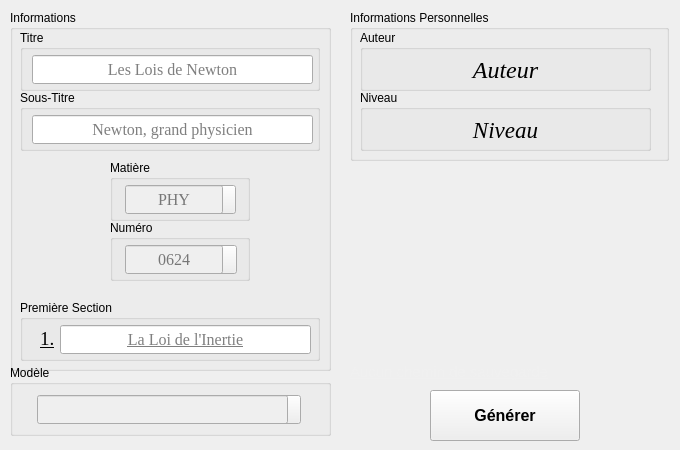
    <widget class="QWidget" name="genTab">
     <attribute name="title">
      <string>Générateur</string>
     </attribute>
     <attribute name="toolTip">
      <string>Créer un document</string>
     </attribute>
     <widget class="QGroupBox" name="infoGroupBox">
      <property name="geometry">
       <rect>
        <x>10</x>
        <y>10</y>
        <width>321</width>
        <height>361</height>
       </rect>
      </property>
      <property name="title">
       <string>Informations</string>
      </property>
      <widget class="QGroupBox" name="titreGroupBox">
       <property name="geometry">
        <rect>
         <x>10</x>
         <y>20</y>
         <width>300</width>
         <height>61</height>
        </rect>
       </property>
       <property name="title">
        <string>Titre</string>
       </property>
       <widget class="QLineEdit" name="titreLineEdit">
        <property name="geometry">
         <rect>
          <x>12</x>
          <y>25</y>
          <width>281</width>
          <height>29</height>
         </rect>
        </property>
        <property name="sizePolicy">
         <sizepolicy hsizetype="Expanding" vsizetype="Expanding">
          <horstretch>0</horstretch>
          <verstretch>0</verstretch>
         </sizepolicy>
        </property>
        <property name="font">
         <font>
          <family>Times New Roman</family>
          <pointsize>12</pointsize>
         </font>
        </property>
        <property name="alignment">
         <set>Qt::AlignCenter</set>
        </property>
        <property name="placeholderText">
         <string>Les Lois de Newton</string>
        </property>
        <property name="clearButtonEnabled">
         <bool>true</bool>
        </property>
       </widget>
      </widget>
      <widget class="QGroupBox" name="soustitreGroupBox">
       <property name="enabled">
        <bool>true</bool>
       </property>
       <property name="geometry">
        <rect>
         <x>10</x>
         <y>80</y>
         <width>300</width>
         <height>61</height>
        </rect>
       </property>
       <property name="title">
        <string>Sous-Titre</string>
       </property>
       <widget class="QLineEdit" name="soustitreLineEdit">
        <property name="geometry">
         <rect>
          <x>12</x>
          <y>25</y>
          <width>281</width>
          <height>29</height>
         </rect>
        </property>
        <property name="sizePolicy">
         <sizepolicy hsizetype="Expanding" vsizetype="Expanding">
          <horstretch>0</horstretch>
          <verstretch>0</verstretch>
         </sizepolicy>
        </property>
        <property name="font">
         <font>
          <family>Times New Roman</family>
          <pointsize>12</pointsize>
         </font>
        </property>
        <property name="alignment">
         <set>Qt::AlignCenter</set>
        </property>
        <property name="placeholderText">
         <string>Newton, grand physicien</string>
        </property>
        <property name="clearButtonEnabled">
         <bool>true</bool>
        </property>
       </widget>
      </widget>
      <widget class="QGroupBox" name="matGroupBox">
       <property name="geometry">
        <rect>
         <x>100</x>
         <y>150</y>
         <width>140</width>
         <height>61</height>
        </rect>
       </property>
       <property name="title">
        <string>Matière</string>
       </property>
       <widget class="QLineEdit" name="matLineEdit">
        <property name="enabled">
         <bool>false</bool>
        </property>
        <property name="geometry">
         <rect>
          <x>15</x>
          <y>25</y>
          <width>98</width>
          <height>29</height>
         </rect>
        </property>
        <property name="sizePolicy">
         <sizepolicy hsizetype="Expanding" vsizetype="Expanding">
          <horstretch>0</horstretch>
          <verstretch>0</verstretch>
         </sizepolicy>
        </property>
        <property name="minimumSize">
         <size>
          <width>0</width>
          <height>29</height>
         </size>
        </property>
        <property name="font">
         <font>
          <family>Times New Roman</family>
          <pointsize>12</pointsize>
         </font>
        </property>
        <property name="text">
         <string/>
        </property>
        <property name="frame">
         <bool>true</bool>
        </property>
        <property name="alignment">
         <set>Qt::AlignCenter</set>
        </property>
        <property name="placeholderText">
         <string>PHY</string>
        </property>
        <property name="clearButtonEnabled">
         <bool>false</bool>
        </property>
       </widget>
       <widget class="QPushButton" name="matToolButton">
        <property name="geometry">
         <rect>
          <x>106</x>
          <y>25</y>
          <width>20</width>
          <height>29</height>
         </rect>
        </property>
        <property name="cursor">
         <cursorShape>PointingHandCursor</cursorShape>
        </property>
        <property name="text">
         <string/>
        </property>
       </widget>
       <zorder>matToolButton</zorder>
       <zorder>matLineEdit</zorder>
      </widget>
      <widget class="QGroupBox" name="numGroupBox">
       <property name="geometry">
        <rect>
         <x>100</x>
         <y>210</y>
         <width>140</width>
         <height>61</height>
        </rect>
       </property>
       <property name="title">
        <string>Numéro</string>
       </property>
       <widget class="QLineEdit" name="numLineEdit">
        <property name="enabled">
         <bool>false</bool>
        </property>
        <property name="geometry">
         <rect>
          <x>15</x>
          <y>25</y>
          <width>98</width>
          <height>29</height>
         </rect>
        </property>
        <property name="sizePolicy">
         <sizepolicy hsizetype="Expanding" vsizetype="Expanding">
          <horstretch>0</horstretch>
          <verstretch>0</verstretch>
         </sizepolicy>
        </property>
        <property name="font">
         <font>
          <family>Times New Roman</family>
          <pointsize>12</pointsize>
         </font>
        </property>
        <property name="text">
         <string/>
        </property>
        <property name="alignment">
         <set>Qt::AlignCenter</set>
        </property>
        <property name="placeholderText">
         <string>0624</string>
        </property>
        <property name="clearButtonEnabled">
         <bool>false</bool>
        </property>
       </widget>
       <widget class="QPushButton" name="numToolButton">
        <property name="geometry">
         <rect>
          <x>106</x>
          <y>25</y>
          <width>21</width>
          <height>29</height>
         </rect>
        </property>
        <property name="cursor">
         <cursorShape>PointingHandCursor</cursorShape>
        </property>
        <property name="text">
         <string/>
        </property>
       </widget>
       <zorder>numToolButton</zorder>
       <zorder>numLineEdit</zorder>
      </widget>
      <widget class="QGroupBox" name="sectionGroupBox">
       <property name="geometry">
        <rect>
         <x>10</x>
         <y>290</y>
         <width>300</width>
         <height>61</height>
        </rect>
       </property>
       <property name="title">
        <string>Première Section</string>
       </property>
       <widget class="QLabel" name="sectionNumLabel">
        <property name="geometry">
         <rect>
          <x>20</x>
          <y>24</y>
          <width>47</width>
          <height>31</height>
         </rect>
        </property>
        <property name="font">
         <font>
          <family>Times New Roman</family>
          <pointsize>14</pointsize>
          <underline>true</underline>
         </font>
        </property>
        <property name="styleSheet">
         <string notr="true"/>
        </property>
        <property name="text">
         <string>&lt;html&gt;&lt;head/&gt;&lt;body&gt;&lt;p&gt;&lt;span style=&quot; font-size:14pt; text-decoration: underline;&quot;&gt;1.&lt;/span&gt;&lt;/p&gt;&lt;/body&gt;&lt;/html&gt;</string>
        </property>
       </widget>
       <widget class="QLineEdit" name="sectionLineEdit">
        <property name="geometry">
         <rect>
          <x>40</x>
          <y>25</y>
          <width>251</width>
          <height>29</height>
         </rect>
        </property>
        <property name="sizePolicy">
         <sizepolicy hsizetype="Expanding" vsizetype="Expanding">
          <horstretch>0</horstretch>
          <verstretch>0</verstretch>
         </sizepolicy>
        </property>
        <property name="font">
         <font>
          <family>Times New Roman</family>
          <pointsize>12</pointsize>
          <underline>true</underline>
         </font>
        </property>
        <property name="maxLength">
         <number>32767</number>
        </property>
        <property name="alignment">
         <set>Qt::AlignCenter</set>
        </property>
        <property name="placeholderText">
         <string>La Loi de l'Inertie</string>
        </property>
        <property name="clearButtonEnabled">
         <bool>true</bool>
        </property>
       </widget>
      </widget>
     </widget>
     <widget class="QLabel" name="pathPathLabel">
      <property name="geometry">
       <rect>
        <x>350</x>
        <y>170</y>
        <width>321</width>
        <height>211</height>
       </rect>
      </property>
      <property name="sizePolicy">
       <sizepolicy hsizetype="Fixed" vsizetype="Expanding">
        <horstretch>0</horstretch>
        <verstretch>0</verstretch>
       </sizepolicy>
      </property>
      <property name="maximumSize">
       <size>
        <width>321</width>
        <height>16777215</height>
       </size>
      </property>
      <property name="font">
       <font>
        <underline>true</underline>
       </font>
      </property>
      <property name="cursor">
       <cursorShape>ArrowCursor</cursorShape>
      </property>
      <property name="text">
       <string>&lt;html&gt;&lt;head/&gt;&lt;body&gt;&lt;p&gt;&lt;a href=&quot;none&quot;&gt;&lt;span style=&quot; font-size:11pt; text-decoration: underline; color:#f0f0f0;&quot;&gt;Aucun chemin de sauvegarde&lt;/span&gt;&lt;/a&gt;&lt;/p&gt;&lt;/body&gt;&lt;/html&gt;</string>
      </property>
      <property name="alignment">
       <set>Qt::AlignBottom|Qt::AlignJustify</set>
      </property>
      <property name="wordWrap">
       <bool>true</bool>
      </property>
      <property name="textInteractionFlags">
       <set>Qt::LinksAccessibleByMouse|Qt::TextSelectableByMouse</set>
      </property>
     </widget>
     <widget class="QGroupBox" name="infoPersoGroupBox">
      <property name="geometry">
       <rect>
        <x>350</x>
        <y>10</y>
        <width>319</width>
        <height>151</height>
       </rect>
      </property>
      <property name="sizePolicy">
       <sizepolicy hsizetype="Preferred" vsizetype="Minimum">
        <horstretch>0</horstretch>
        <verstretch>0</verstretch>
       </sizepolicy>
      </property>
      <property name="minimumSize">
       <size>
        <width>0</width>
        <height>0</height>
       </size>
      </property>
      <property name="toolTip">
       <string>Pour modifier les informations, veuillez aller dans le Configurateur</string>
      </property>
      <property name="title">
       <string>Informations Personnelles</string>
      </property>
      <widget class="QGroupBox" name="auteurPersoGroupBox">
       <property name="geometry">
        <rect>
         <x>10</x>
         <y>20</y>
         <width>291</width>
         <height>61</height>
        </rect>
       </property>
       <property name="title">
        <string>Auteur</string>
       </property>
       <widget class="QLabel" name="auteurPersoLabel">
        <property name="geometry">
         <rect>
          <x>10</x>
          <y>25</y>
          <width>271</width>
          <height>31</height>
         </rect>
        </property>
        <property name="font">
         <font>
          <family>Times New Roman</family>
          <pointsize>18</pointsize>
          <italic>true</italic>
         </font>
        </property>
        <property name="text">
         <string>Auteur</string>
        </property>
        <property name="textFormat">
         <enum>Qt::RichText</enum>
        </property>
        <property name="scaledContents">
         <bool>false</bool>
        </property>
        <property name="alignment">
         <set>Qt::AlignCenter</set>
        </property>
       </widget>
      </widget>
      <widget class="QGroupBox" name="niveauPersoGroupBox">
       <property name="geometry">
        <rect>
         <x>10</x>
         <y>80</y>
         <width>291</width>
         <height>61</height>
        </rect>
       </property>
       <property name="title">
        <string>Niveau</string>
       </property>
       <widget class="QLabel" name="niveauPersoLabel">
        <property name="geometry">
         <rect>
          <x>10</x>
          <y>25</y>
          <width>271</width>
          <height>31</height>
         </rect>
        </property>
        <property name="font">
         <font>
          <family>Times New Roman</family>
          <pointsize>17</pointsize>
          <italic>true</italic>
         </font>
        </property>
        <property name="text">
         <string>Niveau</string>
        </property>
        <property name="textFormat">
         <enum>Qt::RichText</enum>
        </property>
        <property name="scaledContents">
         <bool>true</bool>
        </property>
        <property name="alignment">
         <set>Qt::AlignCenter</set>
        </property>
        <property name="wordWrap">
         <bool>false</bool>
        </property>
       </widget>
      </widget>
     </widget>
     <widget class="QWidget" name="horizontalLayoutWidget">
      <property name="geometry">
       <rect>
        <x>340</x>
        <y>390</y>
        <width>331</width>
        <height>51</height>
       </rect>
      </property>
      <layout class="QHBoxLayout" name="genButtonLayout">
       <property name="topMargin">
        <number>0</number>
       </property>
       <property name="bottomMargin">
        <number>0</number>
       </property>
       <item>
        <widget class="QPushButton" name="genPushButton">
         <property name="sizePolicy">
          <sizepolicy hsizetype="Fixed" vsizetype="Minimum">
           <horstretch>0</horstretch>
           <verstretch>0</verstretch>
          </sizepolicy>
         </property>
         <property name="minimumSize">
          <size>
           <width>150</width>
           <height>0</height>
          </size>
         </property>
         <property name="font">
          <font>
           <pointsize>12</pointsize>
           <weight>75</weight>
           <bold>true</bold>
          </font>
         </property>
         <property name="cursor">
          <cursorShape>PointingHandCursor</cursorShape>
         </property>
         <property name="text">
          <string>Générer</string>
         </property>
        </widget>
       </item>
      </layout>
     </widget>
     <widget class="QGroupBox" name="modelGroupBox">
      <property name="geometry">
       <rect>
        <x>10</x>
        <y>365</y>
        <width>321</width>
        <height>71</height>
       </rect>
      </property>
      <property name="title">
       <string>Modèle</string>
      </property>
      <widget class="QLineEdit" name="modelLineEdit">
       <property name="enabled">
        <bool>false</bool>
       </property>
       <property name="geometry">
        <rect>
         <x>27</x>
         <y>30</y>
         <width>251</width>
         <height>29</height>
        </rect>
       </property>
       <property name="sizePolicy">
        <sizepolicy hsizetype="Expanding" vsizetype="Expanding">
         <horstretch>0</horstretch>
         <verstretch>0</verstretch>
        </sizepolicy>
       </property>
       <property name="font">
        <font>
         <family>Times New Roman</family>
         <pointsize>12</pointsize>
        </font>
       </property>
       <property name="text">
        <string/>
       </property>
       <property name="alignment">
        <set>Qt::AlignCenter</set>
       </property>
       <property name="placeholderText">
        <string/>
       </property>
       <property name="clearButtonEnabled">
        <bool>false</bool>
       </property>
      </widget>
      <widget class="QPushButton" name="modelToolButton">
       <property name="geometry">
        <rect>
         <x>270</x>
         <y>30</y>
         <width>21</width>
         <height>29</height>
        </rect>
       </property>
       <property name="cursor">
        <cursorShape>PointingHandCursor</cursorShape>
       </property>
       <property name="text">
        <string/>
       </property>
      </widget>
      <zorder>modelToolButton</zorder>
      <zorder>modelLineEdit</zorder>
     </widget>
    </widget>
